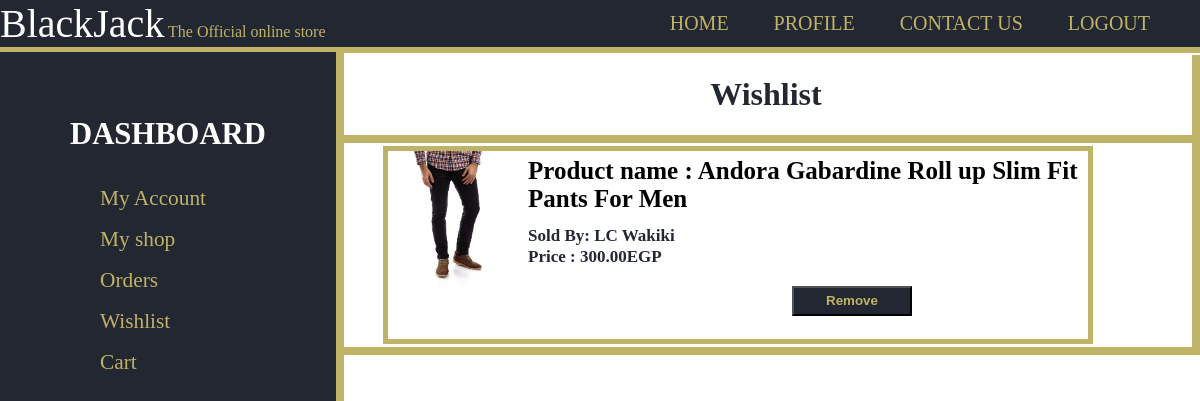
The app's page /wishlist/ (signed in) with its own data.
### products/models.py (models this page shows, shortened)
class Product(models.Model):
    id = models.UUIDField(primary_key=True, default=uuid.uuid4, editable=False)
    name = models.CharField(max_length=100)
    price = models.DecimalField(max_digits=7,decimal_places=2)
    description = models.TextField(blank=True)
    remaininginstock = models.PositiveSmallIntegerField(default=1)
    featured = models.BooleanField(default=False)
    image = models.ImageField(null=True,blank=True,upload_to='product_images/')
    shop = models.ForeignKey('shop.Shop',on_delete=models.CASCADE)
    reviews = models.ManyToManyField(Review, blank=True, related_name="reviews")
    categories = [
        ('clothing','Clothing'),
        ('tvs','TVs'),
        ('electronics','Electronics'),
        ('home_applicanes','Home Appliances'),
        ('furniture','Furniture'),
        ('other','Other')
    ]
    category_map={
        'clothing':'Clothing',
        'tvs':'TVs',
        'electronics':'Electronics',
        'home_appliances':'Home Appliances',
        'furniture':'Furniture',
        'other':'Other'
    }
    category = models.CharField(max_length=15,choices=categories,default='other')
    visits = models.IntegerField(default=0)

### shop/models.py (models this page shows, shortened)
class Shop(models.Model):
    name = models.CharField(max_length=30)
    description = models.TextField(max_length=100)
    address = models.TextField(max_length=100,)
    products = models.ManyToManyField(Product, blank=True, related_name="products")
    coupons = models.ManyToManyField('shop.Coupon',blank=True,default=None,related_name='shop_coupons')
    orders = models.ManyToManyField('users.Order',blank=True,default=None,related_name='shop_orders')
    featured = models.BooleanField(default=False)

### users/views.py (the view)
# urls.py: path('wishlist/',views.wishlist,name='wishlist'),
@login_required
def wishlist(request):
    preferred_currency=get_preffered_currency(request)
    currency_ratio=get_currency_ratio(request)
    products=request.user.wishlist.all()
    return render(request,"users/wishlist.html",
    {
        'currency_ratio':currency_ratio,
        'currency_symbol':currency_symbols[preferred_currency],
        'products':products,
        'user':request.user
    })

### users/views.py (called while the page is built)
def get_currency_ratio(request):
    preferred_currency=get_preffered_currency(request)
    if preferred_currency=='EGP':
        return 1
    else:
        return requests.get('https://free.currconv.com/api/v7/convert',{'apiKey':config('API_KEY'),'q':'EGP'+'_'+preferred_currency,'compact':'ultra'}).json()['EGP'+'_'+preferred_currency]

def get_preffered_currency(request):
    if not request.user.is_authenticated:
        return 'EGP'
    if request.user.preferred_currency=='':
        return 'EGP'
    return request.user.preferred_currency

### users/templates/users/wishlist.html (shortened to what this page needs)
{% extends 'users/layout.html' %}
{% load mathfilters %}
{% block head %}
  <link rel="stylesheet" href="../static/users/wishlist.css">
{% endblock %}
{% block name %}Wishlist{% endblock %}
{% block body %}
  {% if products %}
  <div id="items">
    <div class="itemscontainer">
        {% for product in products %}
        <div class="item" title="{{ product.name }}">
          <div style="overflow: auto;">
            <img src="{{ product.image.url }}" height="135" width="135">
            <p style="font-size:25px; font-weight:bold; position:relative; top:5px;"><a href="{% url 'productpage' product.id %}">Product name : {{ product.name }}</a></p>
            <p><span style="font-weight:bold;">Sold By: </span>{{ product.shop.name }}</p>
            <p><span style="font-weight:bold;">Price : </span> {{product.price|mul:currency_ratio|floatformat:2}}{{currency_symbol}}</p>
          </div>
          <div style="margin:auto 5em">
            <button class="deactivate" onclick="location.href='{% url 'removefromwishlist' product.id %}'">Remove</button>
          </div>
        </div>
        {% endfor %}
    </div>
  </div>
  {% else %}
  <div>
    <p style="font-size:2.5rem; text-align:center">You don't have any products in your wishlist</p>
  </div>
  {% endif %}
{% endblock %}

### users/static/users/wishlist.css (style rules this page uses)
#items { margin-left: 40px; overflow: auto; }
.item { float:left; width:700px; background-color:white; border:5px solid #BFB367; margin:3px; padding-bottom:1em; }
.item a { color:black; text-decoration: none; }
.itemscontainer { border:navy; }
.item p { color:#232732; font-size:17px; position:relative; top:17px; margin:1px; }
.item img { float:left; height:135px; margin-right:5px; }
.deactivate { width:120px; height:30px; background-color :#232732; font-weight:bold; margin-left:60%; color:#BFB367; margin-bottom:0.5em }

### users/templates/users/layout.html (style rules this page uses)
body { margin:0px; }

### records on screen
Product: image (picture), name "Andora Gabardine Roll up Slim Fit Pants For Men", shop.name "LC Wakiki", price|mul "300.00", currency_symbol "EGP"
